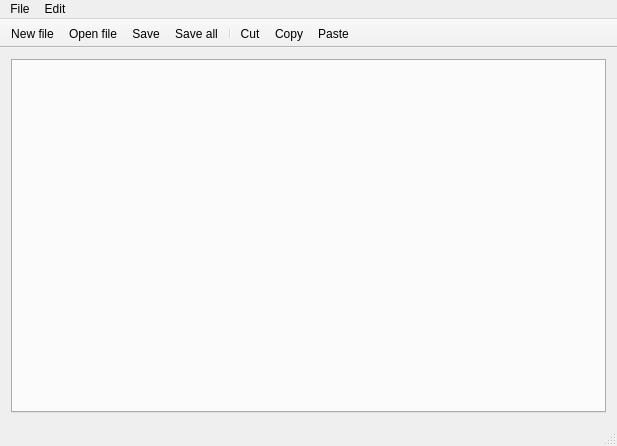
<?xml version="1.0" encoding="UTF-8"?>
<ui version="4.0">
 <class>TextEditor</class>
 <widget class="QMainWindow" name="TextEditor">
  <property name="geometry">
   <rect>
    <x>0</x>
    <y>0</y>
    <width>617</width>
    <height>446</height>
   </rect>
  </property>
  <property name="windowTitle">
   <string>TextEditor</string>
  </property>
  <property name="windowIcon">
   <iconset resource="texteditorres.qrc">
    <normaloff>:/icons/icons/asterisk.png</normaloff>:/icons/icons/asterisk.png</iconset>
  </property>
  <widget class="QWidget" name="centralWidget">
   <layout class="QGridLayout" name="gridLayout">
    <item row="0" column="0">
     <widget class="QTabWidget" name="tabWidget">
      <property name="font">
       <font>
        <family>Courier New</family>
        <pointsize>8</pointsize>
       </font>
      </property>
      <property name="contextMenuPolicy">
       <enum>Qt::ActionsContextMenu</enum>
      </property>
      <property name="currentIndex">
       <number>-1</number>
      </property>
      <property name="tabsClosable">
       <bool>true</bool>
      </property>
      <property name="movable">
       <bool>true</bool>
      </property>
     </widget>
    </item>
   </layout>
  </widget>
  <widget class="QMenuBar" name="menuBar">
   <property name="geometry">
    <rect>
     <x>0</x>
     <y>0</y>
     <width>617</width>
     <height>25</height>
    </rect>
   </property>
   <widget class="QMenu" name="menuHelp">
    <property name="title">
     <string>File</string>
    </property>
    <addaction name="separator"/>
    <addaction name="act_newFile"/>
    <addaction name="act_openFile"/>
    <addaction name="separator"/>
    <addaction name="act_save"/>
    <addaction name="act_saveAs"/>
    <addaction name="act_saveAll"/>
    <addaction name="separator"/>
    <addaction name="act_close"/>
    <addaction name="act_closeAll"/>
   </widget>
   <widget class="QMenu" name="menuEdit">
    <property name="title">
     <string>Edit</string>
    </property>
    <addaction name="act_cut"/>
    <addaction name="act_copy"/>
    <addaction name="act_paste"/>
    <addaction name="separator"/>
    <addaction name="act_erase"/>
    <addaction name="act_selectAll"/>
   </widget>
   <addaction name="menuHelp"/>
   <addaction name="menuEdit"/>
  </widget>
  <widget class="QToolBar" name="toolBar">
   <property name="windowTitle">
    <string>toolBar</string>
   </property>
   <property name="movable">
    <bool>false</bool>
   </property>
   <attribute name="toolBarArea">
    <enum>TopToolBarArea</enum>
   </attribute>
   <attribute name="toolBarBreak">
    <bool>false</bool>
   </attribute>
   <addaction name="act_newFile"/>
   <addaction name="act_openFile"/>
   <addaction name="act_save"/>
   <addaction name="act_saveAll"/>
   <addaction name="separator"/>
   <addaction name="act_cut"/>
   <addaction name="act_copy"/>
   <addaction name="act_paste"/>
  </widget>
  <widget class="QStatusBar" name="statusBar">
   <property name="contextMenuPolicy">
    <enum>Qt::NoContextMenu</enum>
   </property>
  </widget>
  <action name="act_newFile">
   <property name="icon">
    <iconset resource="texteditorres.qrc">
     <normaloff>:/icons/icons/new file.png</normaloff>:/icons/icons/new file.png</iconset>
   </property>
   <property name="text">
    <string>New file</string>
   </property>
   <property name="shortcut">
    <string>Ctrl+N</string>
   </property>
  </action>
  <action name="act_openFile">
   <property name="icon">
    <iconset resource="texteditorres.qrc">
     <normaloff>:/icons/icons/open file.png</normaloff>:/icons/icons/open file.png</iconset>
   </property>
   <property name="text">
    <string>Open file</string>
   </property>
   <property name="shortcut">
    <string>Ctrl+O</string>
   </property>
  </action>
  <action name="act_save">
   <property name="icon">
    <iconset resource="texteditorres.qrc">
     <normaloff>:/icons/icons/save.png</normaloff>:/icons/icons/save.png</iconset>
   </property>
   <property name="text">
    <string>Save</string>
   </property>
   <property name="shortcut">
    <string>Ctrl+S</string>
   </property>
  </action>
  <action name="act_saveAs">
   <property name="icon">
    <iconset resource="texteditorres.qrc">
     <normaloff>:/icons/icons/save as.png</normaloff>:/icons/icons/save as.png</iconset>
   </property>
   <property name="text">
    <string>Save as...</string>
   </property>
  </action>
  <action name="act_saveAll">
   <property name="icon">
    <iconset resource="texteditorres.qrc">
     <normaloff>:/icons/icons/save all.png</normaloff>:/icons/icons/save all.png</iconset>
   </property>
   <property name="text">
    <string>Save all</string>
   </property>
  </action>
  <action name="act_close">
   <property name="icon">
    <iconset resource="texteditorres.qrc">
     <normaloff>:/icons/icons/close.png</normaloff>:/icons/icons/close.png</iconset>
   </property>
   <property name="text">
    <string>Close</string>
   </property>
  </action>
  <action name="act_closeAll">
   <property name="text">
    <string>Close all</string>
   </property>
  </action>
  <action name="act_cut">
   <property name="icon">
    <iconset resource="texteditorres.qrc">
     <normaloff>:/icons/icons/cut.png</normaloff>:/icons/icons/cut.png</iconset>
   </property>
   <property name="text">
    <string>Cut</string>
   </property>
   <property name="shortcut">
    <string>Ctrl+X</string>
   </property>
  </action>
  <action name="act_copy">
   <property name="icon">
    <iconset resource="texteditorres.qrc">
     <normaloff>:/icons/icons/copy.png</normaloff>:/icons/icons/copy.png</iconset>
   </property>
   <property name="text">
    <string>Copy</string>
   </property>
   <property name="shortcut">
    <string>Ctrl+C</string>
   </property>
  </action>
  <action name="act_paste">
   <property name="icon">
    <iconset resource="texteditorres.qrc">
     <normaloff>:/icons/icons/paste.png</normaloff>:/icons/icons/paste.png</iconset>
   </property>
   <property name="text">
    <string>Paste</string>
   </property>
   <property name="shortcut">
    <string>Ctrl+V</string>
   </property>
  </action>
  <action name="act_erase">
   <property name="icon">
    <iconset resource="texteditorres.qrc">
     <normaloff>:/icons/icons/erase.png</normaloff>:/icons/icons/erase.png</iconset>
   </property>
   <property name="text">
    <string>Erase</string>
   </property>
  </action>
  <action name="act_selectAll">
   <property name="text">
    <string>Select all</string>
   </property>
  </action>
 </widget>
 <layoutdefault spacing="6" margin="11"/>
 <resources>
  <include location="texteditorres.qrc"/>
 </resources>
 <connections/>
</ui>
